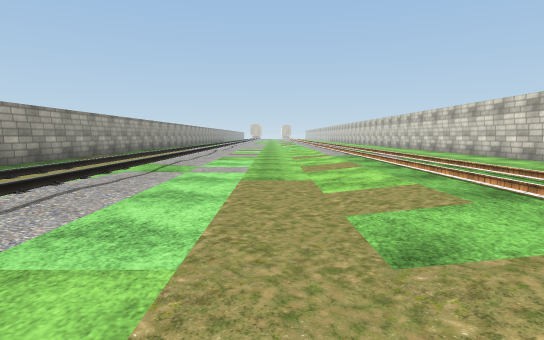
View 1 (above)

24 first-person views from a walk through a 3-D level made in the Unity game engine. The camera is 1.2 m above the floor, tilts 6° down and sees 80° across. Doors are open. The floor is counted in squares, 2 m on a side. Each view is taken from the middle of a square. On the plan, view 1 faces up. The plan holds only what a view shows up to about 10 squares ahead; the rest is blank. The place goes on beyond the plan. The player character is not drawn. Some surface patterns are stand-ins.

View 2
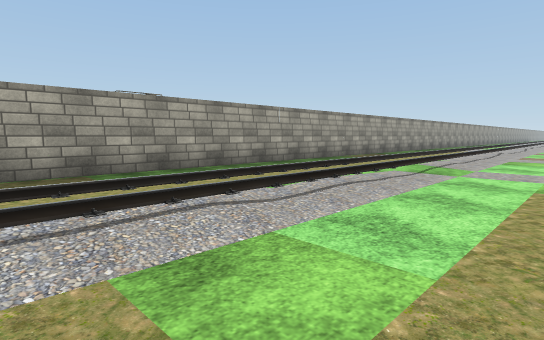

View 3
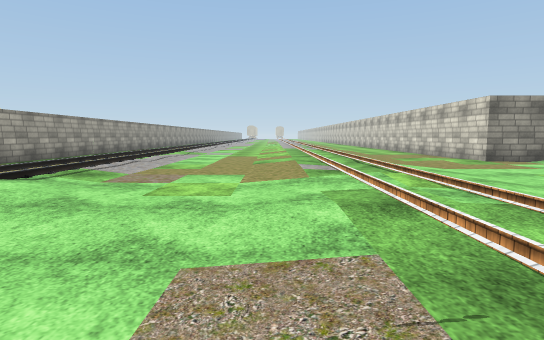

View 4
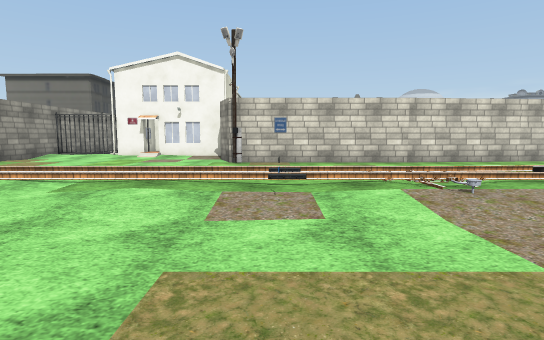

View 5
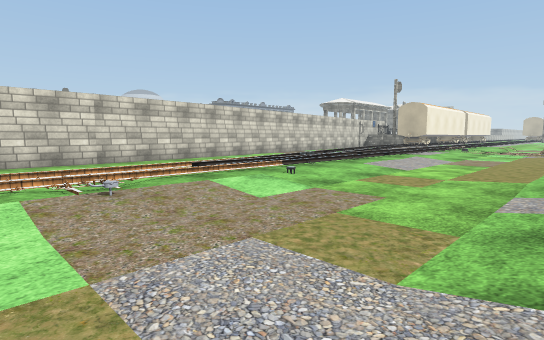

View 6
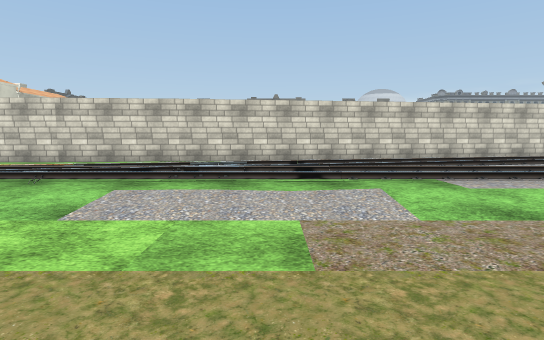

View 7
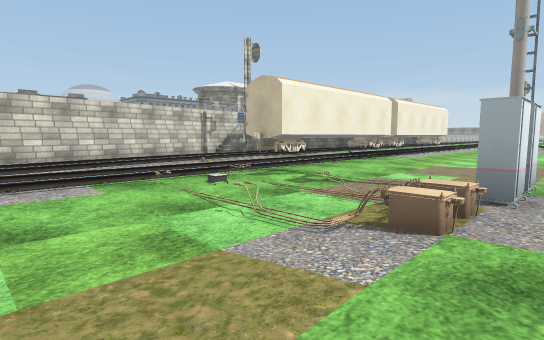

View 8
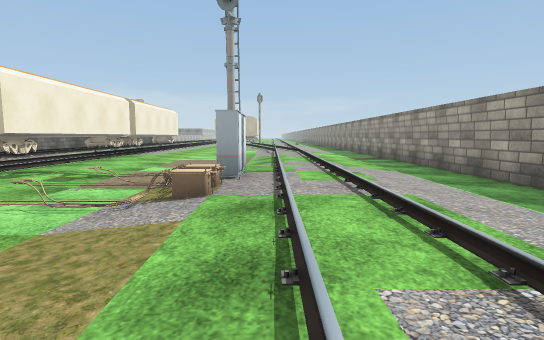

View 9
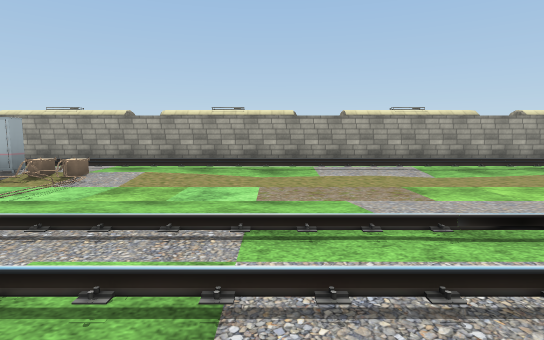

View 10
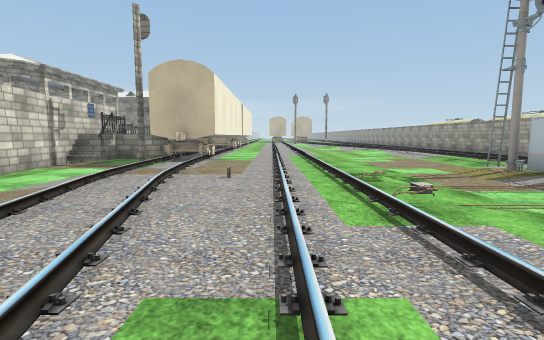

View 11
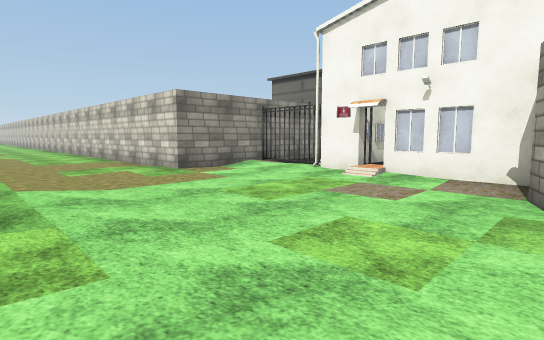

View 12
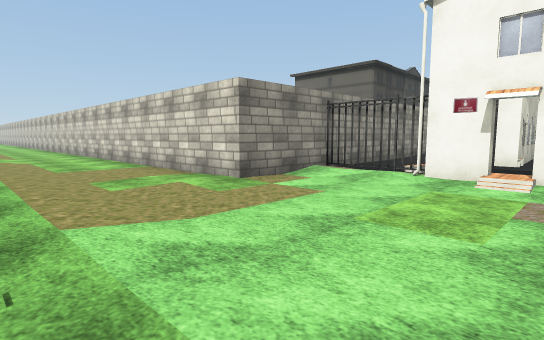

View 13
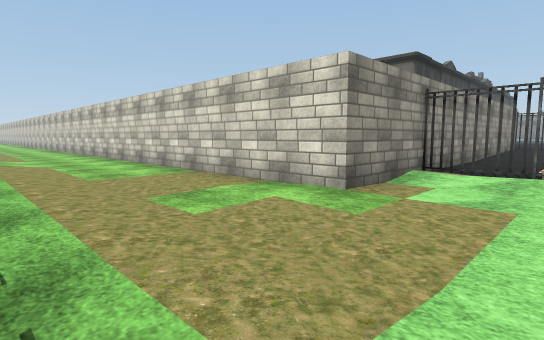

View 14
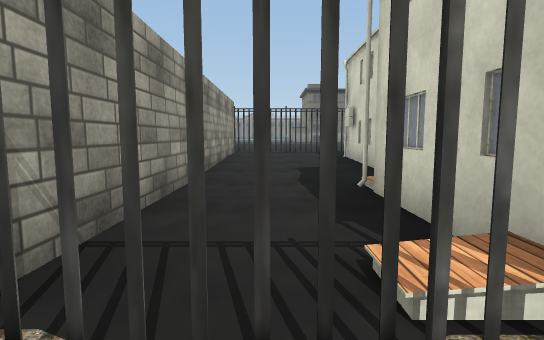

View 15
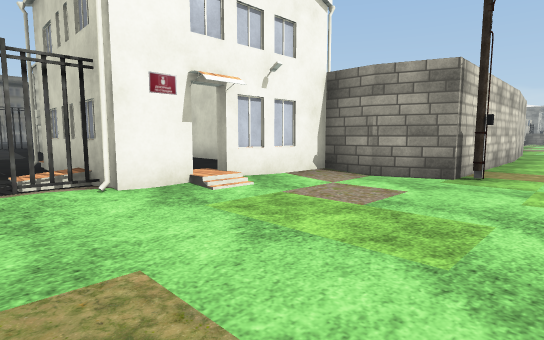

View 16
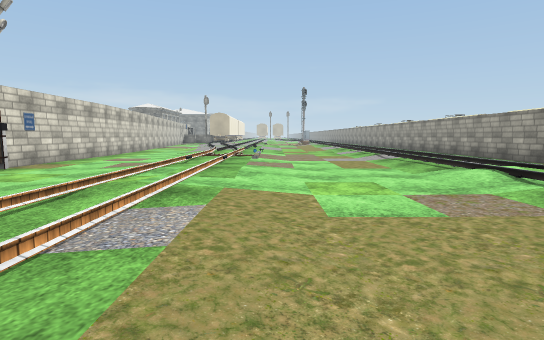

View 17
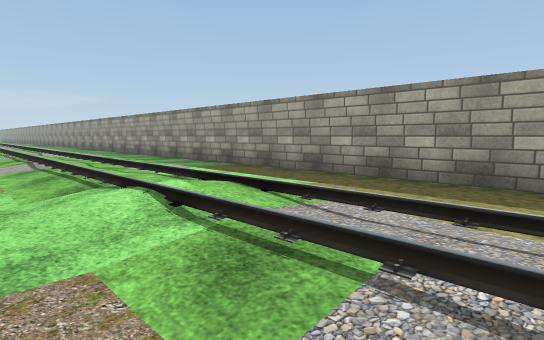

View 18
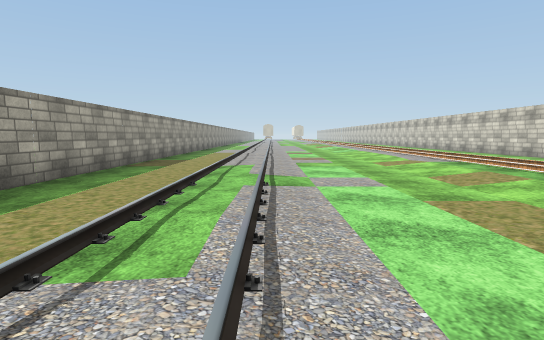

View 19
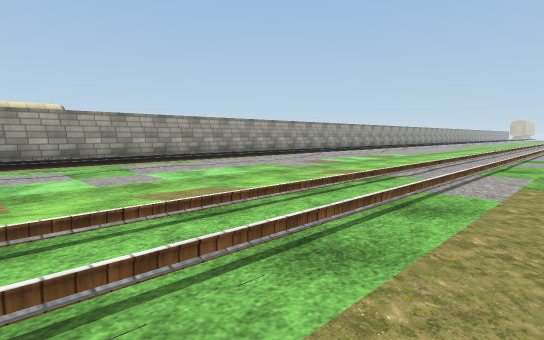

View 20
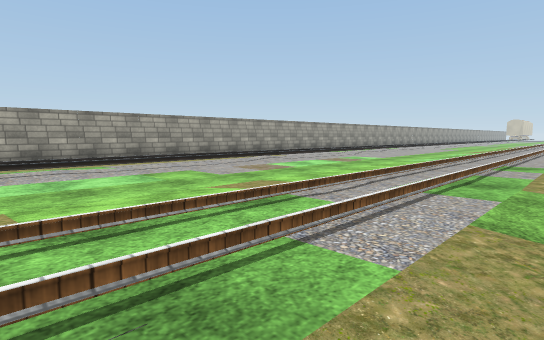

View 21
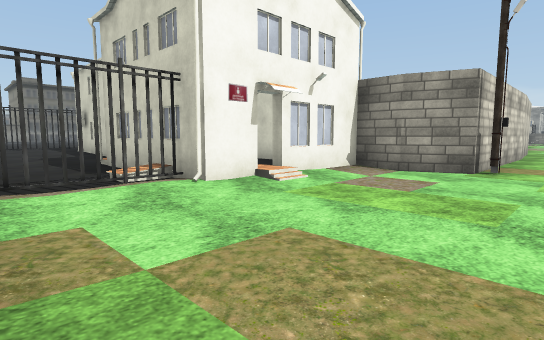

View 22
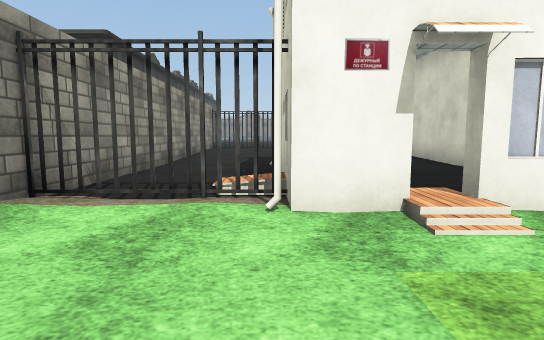

View 23
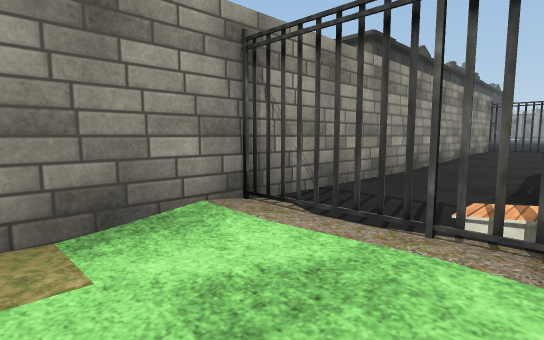

View 24
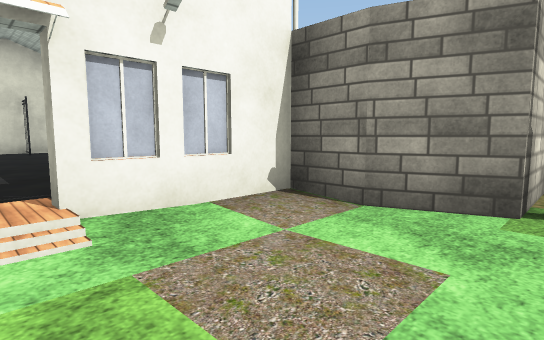

### Floor plan
Key: @ floor where view 1 was taken; # wall or solid block; x gap in a wall; . main floor; : floor 0.25 m higher than the main floor; / step, stairs or slope; D open door; = window, fence, low wall or low ledge; O other object.
Columns run from 6 left of view 1 to 18 right of it. Each row starts with its distance up from view 1.
 11 #..//...//..#
 10 #..//...//..#
  9 #..//...//..#
  8 #..//...//..#
  7 #..//...//..#
  6 #..//...//..#
  5 #..//...//..#
  4 #..//...//..#
  3 #..//...//..#
  2 #..//...//..#############
  1 #..//...//....:#...:::::#
  0 #..//.@.//....#####:::::#
 -1 #..//...//....D#  #####:#
 -2 #..//...//....##  #===#
 -3 #..//...//....#  ######
 -4 #..//...//..###
 -5 #..//..=//..x
 -6 #..//...//..#
 -7 #..//..O//..#
 -8 #..//...//..#
 -9 #..//...//  #
-10 #..//...//  .#
-11 #  //...//  .#
-12 #  //...//. .#
-13 #  //...///  #
-14 #  //...///  #
-15 #  //...///  #
-16 #  //...//:  #
-17 #  //...///  #
-18 # .///..//// #
-19 #../////////..#
-20 #..//O..//:/..#
-21 #../OO..//::..#
-22 #..//#..//::..#
-23 #..//...//::..#
-24 #..//...//:##.#
-25 #..//...//:# x#
-26 #..//...//:#  #

Where each view was taken, in squares from view 1:
view 1: 0 up, 0 right, facing up
view 2: 0 up, 0 right, facing up-left
view 3: 6 down, 1 right, facing up
view 4: 5 down, 2 left, facing right
view 5: 6 down, 2 left, facing down-right
view 6: 14 down, 2 left, facing right
view 7: 17 down, 2 left, facing down-right
view 8: 16 down, 2 left, facing down
view 9: 16 down, 4 right, facing left
view 10: 16 down, 3 right, facing down
view 11: 4 down, 3 right, facing up-right
view 12: 2 down, 3 right, facing up-right
view 13: 0 up, 3 right, facing up-right
view 14: 1 up, 8 right, facing right
view 15: 1 up, 5 right, facing down-right
view 16: 2 up, 1 right, facing down
view 17: 0 up, 1 left, facing down-left
view 18: 1 up, 2 left, facing up
view 19: 4 up, 4 right, facing up-left
view 20: 6 up, 4 right, facing up-left
view 21: 2 up, 5 right, facing down-right
view 22: 0 up, 6 right, facing right
view 23: 0 up, 7 right, facing up-right
view 24: 1 down, 6 right, facing down-right
